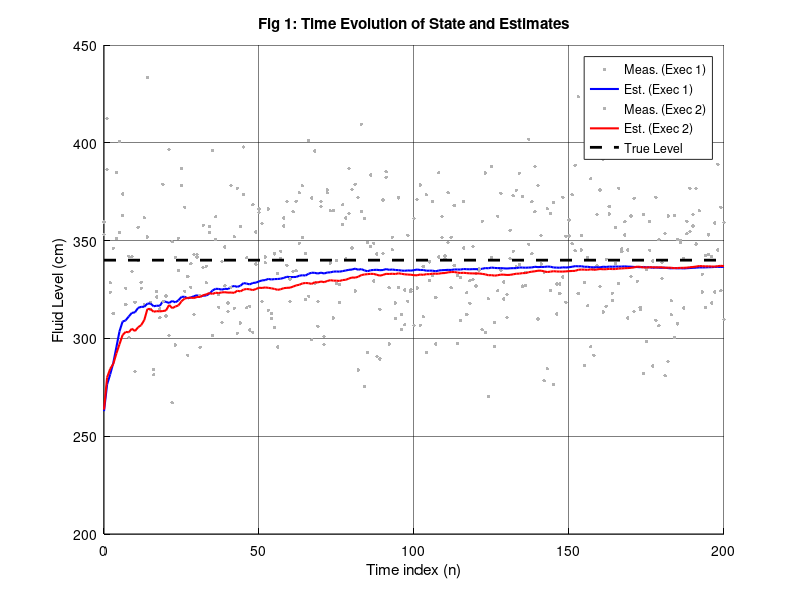
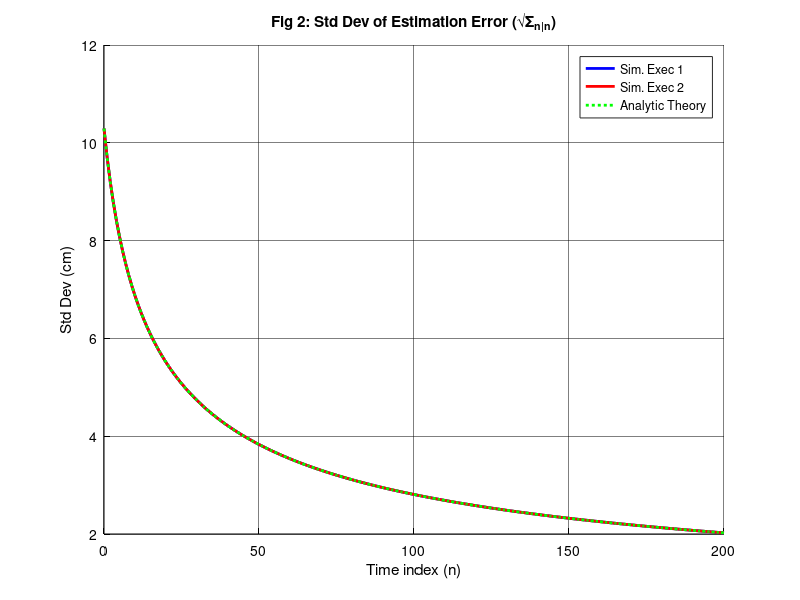
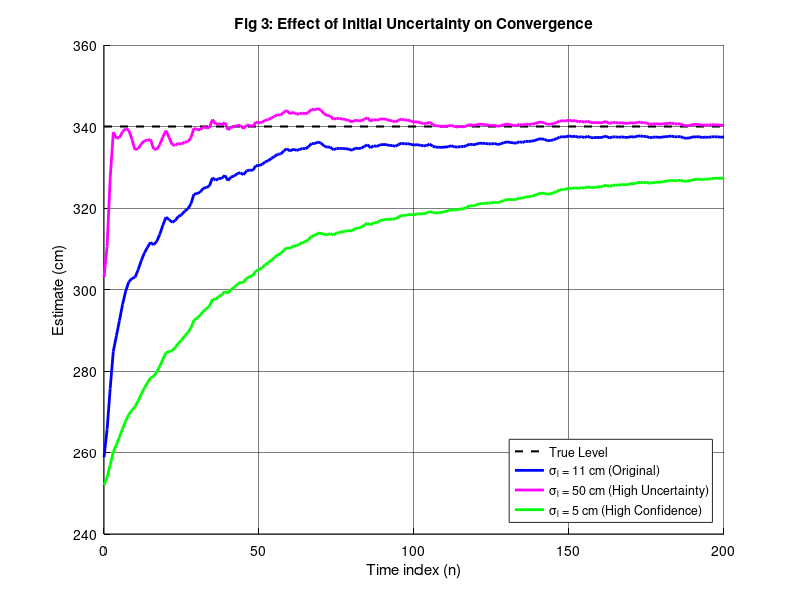

MATLAB code for these plots, in order:
% =========================================================================
% Script: kalman_flow_complete.m
% Subject: Signal Processing for Communications
% Assignment: Lab 3 - Linear Estimation and Kalman Filtering
% Task: 3 (Constant Fluid Level Estimation & Sensitivity Analysis)
% =========================================================================

clear; clc; close all;

%% 1. SYSTEM PARAMETERS AND CONFIGURATION
% Physical constants
rho_kgm3 = 874;                 % Density of Benzene in kg/m^3 [cite: 75]
rho_gcm3 = rho_kgm3 / 1000;     % Density in g/cm^3 (0.874)
ch = 0.98 * rho_gcm3;           % Hydrostatic constant [mbar/cm] [cite: 26]

% Simulation parameters
N = 200;                        % Number of time steps (0 to 200) [cite: 78]
num_execs = 2;                  % Number of executions for the base case

% Statistics and True Values
l_true = 340;                   % True fluid level [cm] [cite: 77]
mu_l_guess = 250;               % Initial guess for level [cm] [cite: 76]
sigma_v = 25;                   % Measurement noise std dev [mbar] [cite: 77]

% Kalman Filter Matrices (Scalar model derived in Task 3)
% State: s_n = level (constant)
A = 1;                          % State transition (level is static)
G = 0;                          % No control input
Q = 0;                          % Process noise covariance (model is perfect)
H = ch;                         % Observation matrix (converts cm to mbar)
R = sigma_v^2;                  % Measurement noise covariance

%% 2. PART A: BASELINE SIMULATION (sigma_l = 11 cm)
% We perform 2 executions to show independence of Sigma from data

sigma_l_base = 11;              % Base uncertainty [cite: 76]

% --- Prepare Figures 1 and 2 with Custom Style ---
% Figure 1: State Evolution
figure(1); 
set(gcf, 'Color', 'w'); set(gca, 'Color', 'w');
hold on; grid on;
set(gca, 'GridColor', 'k', 'GridAlpha', 0.5, 'LineWidth', 0.5);
set(gca, 'XColor', 'k', 'YColor', 'k', 'FontName', 'Helvetica', 'FontSize', 10);
title('Fig 1: Time Evolution of State and Estimates', 'Color', 'k', 'FontWeight', 'bold');
xlabel('Time index (n)', 'Color', 'k'); ylabel('Fluid Level (cm)', 'Color', 'k');

% Figure 2: Error Covariance
figure(2); 
set(gcf, 'Color', 'w'); set(gca, 'Color', 'w');
hold on; grid on;
set(gca, 'GridColor', 'k', 'GridAlpha', 0.5, 'LineWidth', 0.5);
set(gca, 'XColor', 'k', 'YColor', 'k', 'FontName', 'Helvetica', 'FontSize', 10);
title('Fig 2: Std Dev of Estimation Error (\surd\Sigma_{n|n})', 'Color', 'k', 'FontWeight', 'bold');
xlabel('Time index (n)', 'Color', 'k'); ylabel('Std Dev (cm)', 'Color', 'k');

colors = ['b', 'r']; % Colors for the two executions

for k = 1:num_execs
    % --- Initialization ---
    s_hat_hist = zeros(1, N+1);
    Sigma_hist = zeros(1, N+1);
    x_hist     = zeros(1, N+1);
    
    % Initialize Kalman Filter (n = -1)
    s_hat = mu_l_guess;
    Sigma = sigma_l_base^2;
    
    % --- Loop ---
    for i = 1:(N+1)
        % Simulate Real World
        s_n = l_true;
        v_n = sigma_v * randn; 
        x_n = H * s_n + v_n;
        
        % Kalman Filter
        % 1. Prediction
        s_pred = A * s_hat;
        Sigma_pred = A * Sigma * A' + Q;
        
        % 2. Correction
        K = Sigma_pred * H' / (H * Sigma_pred * H' + R);
        s_hat = s_pred + K * (x_n - H * s_pred);
        Sigma = (1 - K * H) * Sigma_pred;
        
        % Store
        s_hat_hist(i) = s_hat;
        Sigma_hist(i) = Sigma;
        x_hist(i)     = x_n;
    end
    
    % Plot results for execution k
    time_vec = 0:N;
    
    figure(1);
    % Plot raw measurements (scaled to cm) as dots
    plot(time_vec, x_hist/ch, '.', 'Color', [0.7 0.7 0.7], 'MarkerSize', 8, ...
        'DisplayName', sprintf('Meas. (Exec %d)', k));
    % Plot Estimate
    plot(time_vec, s_hat_hist, 'Color', colors(k), 'LineWidth', 1.5, ...
        'DisplayName', sprintf('Est. (Exec %d)', k));
        
    figure(2);
    plot(time_vec, sqrt(Sigma_hist), 'Color', colors(k), 'LineWidth', 2, ...
        'DisplayName', sprintf('Sim. Exec %d', k));
end

% Finalize Fig 1
figure(1);
plot([0 N], [l_true l_true], 'k--', 'LineWidth', 2, 'DisplayName', 'True Level');
legend('Location', 'best', 'TextColor', 'k', 'Color','w');
ylim([200 450]);

% Finalize Fig 2 (Add Analytic Curve)
figure(2);
alpha = sigma_l_base^2 / sigma_v^2;
Sigma_analytic = sigma_l_base^2 ./ (1 + ((0:N)+1) * alpha * ch^2);
plot(time_vec, sqrt(Sigma_analytic), 'g:', 'LineWidth', 2, 'DisplayName', 'Analytic Theory');
legend('Location', 'best', 'TextColor', 'k', 'Color','w');


%% 3. PART B: SENSITIVITY ANALYSIS (Varying sigma_l)
% Comparing sigma_l = 11, 50, and 5 cm [cite: 88]

sigmas_to_test = [11, 50, 5];
labels = {'\sigma_l = 11 cm (Original)', '\sigma_l = 50 cm (High Uncertainty)', '\sigma_l = 5 cm (High Confidence)'};
line_styles = {'b-', 'm-', 'g-'};

figure(3);
set(gcf, 'Color', 'w'); set(gca, 'Color', 'w');
hold on; grid on;
set(gca, 'GridColor', 'k', 'GridAlpha', 0.5);
set(gca, 'XColor', 'k', 'YColor', 'k');
title('Fig 3: Effect of Initial Uncertainty on Convergence', 'Color', 'k', 'FontWeight', 'bold');
xlabel('Time index (n)', 'Color', 'k'); ylabel('Estimate (cm)', 'Color', 'k');
plot([0 N], [l_true l_true], 'k--', 'LineWidth', 1.5, 'DisplayName', 'True Level');

% Fix random seed for fair comparison across different sigmas
rng(100); 
% Generate a single sequence of noise to use for all 3 cases
common_noise = sigma_v * randn(1, N+1);

for j = 1:length(sigmas_to_test)
    curr_sigma = sigmas_to_test(j);
    
    % Initialize
    s_hat = mu_l_guess;
    Sigma = curr_sigma^2;
    
    hist_est = zeros(1, N+1);
    
    for i = 1:(N+1)
        % Simulation (Using pre-generated noise)
        s_n = l_true;
        x_n = H * s_n + common_noise(i);
        
        % Filter
        s_pred = s_hat;
        Sigma_pred = Sigma; % Q=0
        
        K = Sigma_pred * H' / (H * Sigma_pred * H' + R);
        s_hat = s_pred + K * (x_n - H * s_pred);
        Sigma = (1 - K * H) * Sigma_pred;
        
        hist_est(i) = s_hat;
    end
    
    plot(0:N, hist_est, line_styles{j}, 'LineWidth', 2, 'DisplayName', labels{j});
end

legend('Location', 'southeast', 'TextColor', 'k', 'Color','w');
ylim([240 360]); % Zoom in to see the initial transient clearly